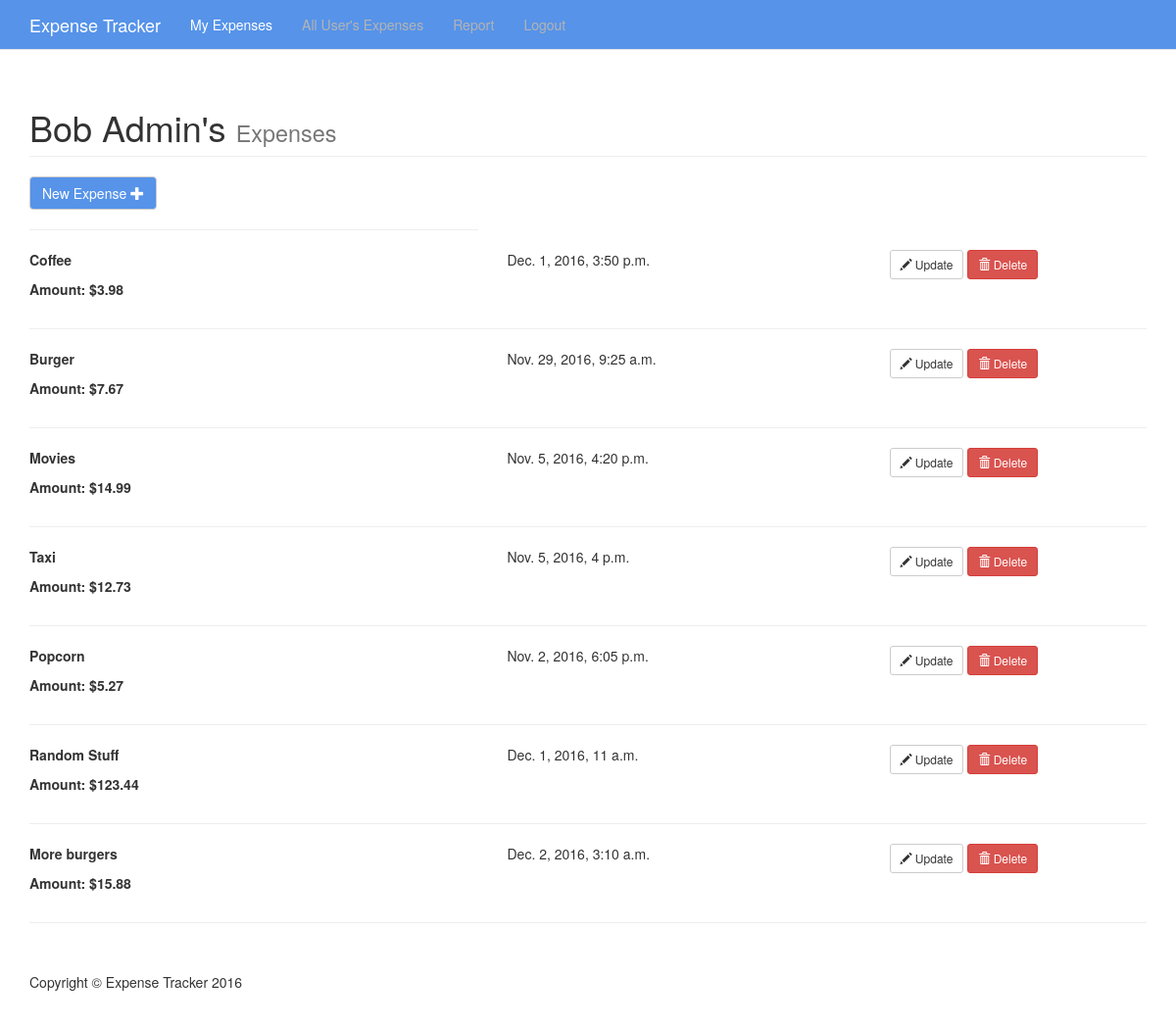
The app's page / (signed in), older data.
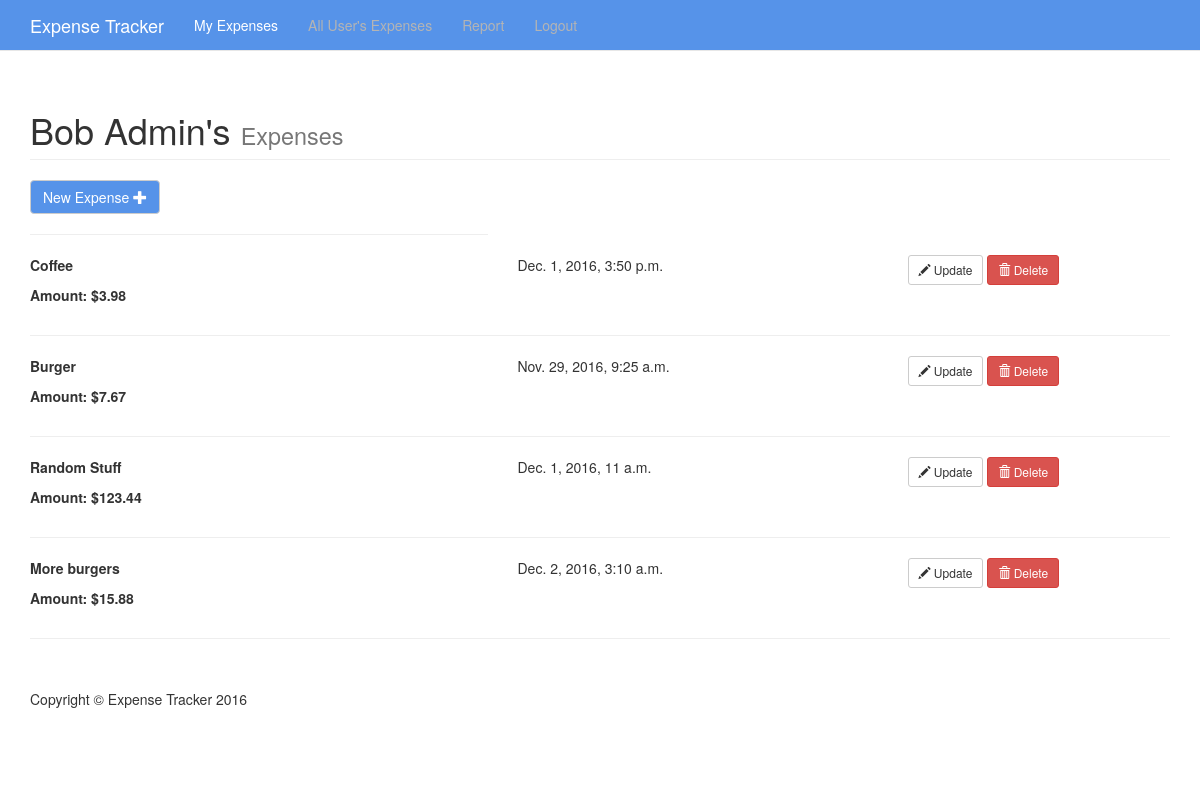
The same page, newer data.
### tracker/models.py (models this page shows, shortened)
class Expense(models.Model):
	owner = models.ForeignKey(User, on_delete=models.CASCADE)
	date_time = models.DateTimeField(auto_now=False, auto_now_add=False)
	amount = models.DecimalField(max_digits=19, decimal_places=2)
	description = models.TextField()

### tracker/views.py (the view)
# urls.py: url(r'^$', views.index, name='index'),
@login_required(login_url='/signin/')
def index(request):
	context = {}
	user_expenses = Expense.objects.filter(owner=request.user)
	context['expenses'] = user_expenses
	return render(request, 'tracker/expenses.html', context)

### tracker/templates/tracker/expenses.html (shortened to what this page needs)
{% load static %}
<!DOCTYPE html>
<html lang="en">
<head>
  	<link rel="stylesheet" href="https://maxcdn.bootstrapcdn.com/bootstrap/3.3.7/css/bootstrap.min.css">
    <link href="{% static 'tracker/css/expenses.css' %}" rel="stylesheet">
    <link href="{% static 'tracker/css/jquery.simple-dtpicker.css' %}" rel="stylesheet">
</head>
<body>
    <nav class="navbar navbar-default navbar-fixed-top" role="navigation">
        <div class="container">
            <div class="navbar-header">
                <a class="navbar-brand" href="#">Expense Tracker</a>
            </div>
            <div class="collapse navbar-collapse" id="bs-example-navbar-collapse-1">
                <ul class="nav navbar-nav">
                    <li>
                        <a href="#" style="color: white" id="my_expenses_a" onclick="get_expenses('{% url 'get_expenses' %}', 'false', '{{ user.first_name }} ' + '{{ user.last_name }}' ,'{{ csrf_token }}')">My Expenses</a>
                    </li>
                    {% if user.is_staff %}
                    <li>
                        <a href="#" id="all_user_expenses_a" onclick="get_expenses('{% url 'get_expenses' %}', 'true', '{{ user.first_name }} ' + '{{ user.last_name }}', '{{ csrf_token }}')">All User's Expenses</a>
                    </li>
                    {% endif %}
                    <li>
                        <a href="/">Report</a>
                    </li>
                    <li>
                        <a href="/logout/">Logout</a>
                    </li>
                </ul>
            </div>
        </div>
    </nav>
    <div class="container">
        {% if user.is_authenticated %}
        <div class="row">
            <div class="col-lg-12" id="managing_page_header">
                <h1 class="page-header">{{ user.first_name }} {{user.last_name}}'s
                    <small>Expenses</small>
                </h1>
            </div>
            <div id='add_expense_div' class="col-md-5">
                <a class="btn btn-default" href="#" id='new_expense_btn' data-toggle="modal" data-target="#new_expense_modal">New Expense <span class="glyphicon glyphicon-plus"></span></a>
                <hr>
            </div>
        </div>
        {% if expenses %}
        <div id="expenses_div">
            {% for expense in expenses %}
            <div id="expense{{expense.id}}" class="row">
                <div class="col-md-5">
	                <p style="font-weight: bold">{{ expense.description }}</p>
                    <p style="font-weight: bold">Amount: ${{ expense.amount }}</p>
                </div>
                <div class="col-md-4">
                	{{ expense.date_time }}
                </div>
                {% block actions_buttons %}
                <div class="col-md-2">
	                <button type="button" class="btn btn-default btn-sm">
	  				<span class="glyphicon glyphicon-pencil" aria-hidden="true"></span> Update
					</button>
	                <button type="button" onclick="delete_expense({% url 'delete_expense' %}, 'expense{{expense.id}}', '{{ csrf_token }}')" class="btn btn-danger btn-sm">
	  				<span class="glyphicon glyphicon-trash" aria-hidden="true"></span> Delete
					</button>
				</div>
				{% endblock %}
            </div>
            <hr id="expense{{expense.id}}hr">
            {% endfor %}
        </div>
        {% endif %}
        {% else %}
            <h3>Please Login First!</h3>
            <hr>
        {% endif %}
        <footer>
            <div class="row">
                <div class="col-lg-12">
                    <p>Copyright &copy; Expense Tracker 2016</p>
                </div>
            </div>
        </footer>
    </div>
</body>
</html>

Row changes from the older to the newer data that the page shows:
removed Expense: description "Movies", amount "14.99", date_time "Nov. 5, 2016, 4:20 p.m."
removed Expense: description "Taxi", amount "12.73", date_time "Nov. 5, 2016, 4 p.m."
removed Expense: description "Popcorn", amount "5.27", date_time "Nov. 2, 2016, 6:05 p.m."
